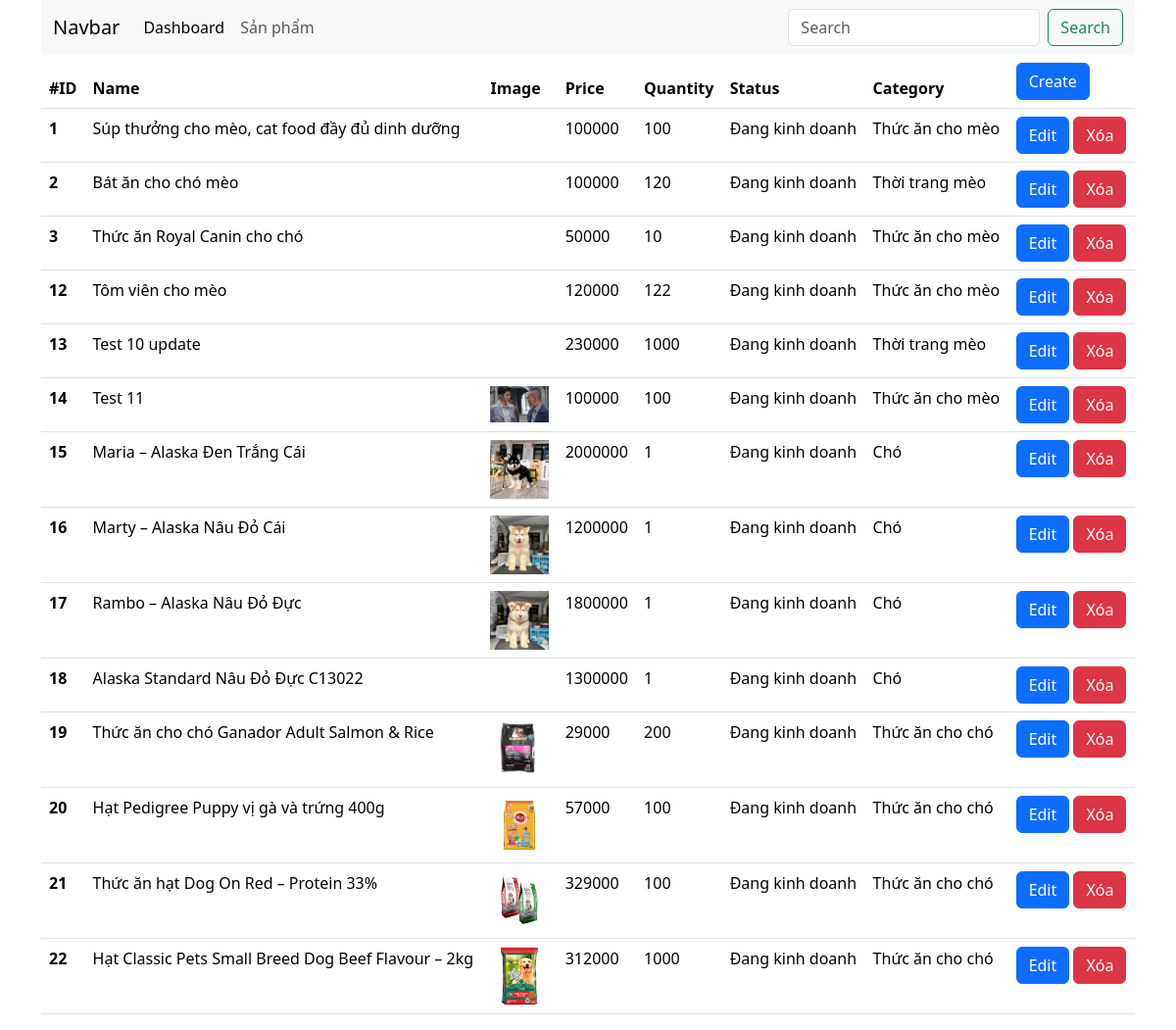
The page /admin/?ctl=listsp on the database its author committed.
### tables this page shows
CREATE TABLE `products` (
  `id` int NOT NULL,
  `name` varchar(255) NOT NULL,
  `image` varchar(255) NOT NULL,
  `price` bigint NOT NULL,
  `quantity` int NOT NULL,
  `description` text NOT NULL,
  `status` tinyint(1) NOT NULL DEFAULT '1',
  `category_id` int NOT NULL
);

CREATE TABLE `categories` (
  `id` int NOT NULL,
  `cate_name` varchar(255) NOT NULL,
  `type` tinyint(1) NOT NULL,
  `soft_delete` tinyint(1) NOT NULL DEFAULT '0'
);

### common/function.php (called while the page is built, shortened)
<?php
function view($path_view, $data = [])
{
    extract($data);
    $path_view = str_replace(".", "/", $path_view);
    include_once ROOT_DIR . "views/$path_view.php";
}

### controllers/admin/AdminProductController.php (called while the page is built, shortened)
<?php
class AdminProductController
{
    public function index()
    {
        $products = (new Product)->all();
        return view("admin.products.list", compact('products', 'message'));
    }
}

### admin/index.php (called while the page is built, shortened)
<?php
require_once __DIR__ . "/../common/function.php";
require_once __DIR__ . "/../models/BaseModel.php";
require_once __DIR__ . "/../models/Product.php";
require_once __DIR__ . "/../controllers/admin/AdminProductController.php";
$ctl = $_GET['ctl'] ?? "";
match ($ctl) {
    '' => view("admin.dashboard"),
    'listsp' => (new AdminProductController)->index(),
    'addsp' => (new AdminProductController)->create(),
    'storesp' => (new AdminProductController)->store(),
    'editsp' => (new AdminProductController)->edit(),
    'updatesp' => (new AdminProductController)->update(),
    'deletesp' => (new AdminProductController)->delete(),
    default => view('errors.404'),
};

### models/BaseModel.php (called while the page is built, shortened)
<?php
class BaseModel
{
    public function __construct()
    {
        try {
            $this->conn = new PDO("mysql:host=localhost; dbname=da1wd19301; charset=utf8; port=3306", "root", "");
        } catch (PDOException $e) {
            echo "Lỗi kết nối CSDL: " . $e->getMessage();
        }
    }
}

### models/Product.php (called while the page is built, shortened)
<?php
class Product extends BaseModel
{
    public function all()
    {
        $sql = "SELECT p.*, c.cate_name FROM products p JOIN categories c ON p.category_id=c.id";
        $stmt = $this->conn->prepare($sql);
        $stmt->execute();
        return $stmt->fetchAll(PDO::FETCH_ASSOC);
    }
}

### views/admin/products/list.php (the view, shortened to what this page needs)
<?php include_once ROOT_DIR . "views/admin/header.php" ?>
<div>
    <table class="table">
        <thead>
            <tr>
                <th scope="col">#ID</th>
                <th scope="col">Name</th>
                <th scope="col">Image</th>
                <th scope="col">Price</th>
                <th scope="col">Quantity</th>
                <th scope="col">Status</th>
                <th scope="col">Category</th>
                <th>
                    <a href="<?= ADMIN_URL . "?ctl=addsp" ?>" class="btn btn-primary">Create</a>
                </th>
            </tr>
        </thead>
        <tbody>
            <?php foreach ($products as $pro) : ?>
                <tr>
                    <th scope="row"><?= $pro['id'] ?></th>
                    <td><?= $pro['name'] ?></td>
                    <td>
                        <img src="<?= ROOT_URL . $pro['image'] ?>" width="60" alt="">
                    </td>
                    <td><?= $pro['price'] ?></td>
                    <td><?= $pro['quantity'] ?></td>
                    <td><?= $pro['status'] ? 'Đang kinh doanh' : 'Ngừng kinh doanh' ?></td>
                    <td><?= $pro['cate_name'] ?></td>
                    <td>
                        <a href="<?= ADMIN_URL . '?ctl=editsp&id=' . $pro['id'] ?>" class="btn btn-primary">Edit</a>
                        <a href="<?= ADMIN_URL . '?ctl=deletesp&id=' . $pro['id'] ?>" class="btn btn-danger" onclick="return confirm('Bạn có muốn xóa không?')">Xóa</a>
                    </td>
                </tr>
            <?php endforeach ?>
        </tbody>
    </table>
</div>
<?php include_once ROOT_DIR . "views/admin/footer.php" ?>

### views/admin/header.php (shortened to what this page needs)
<!DOCTYPE html>
<html lang="en">
<head>
    <link rel="stylesheet" href="https://cdn.jsdelivr.net/npm/bootstrap@5.3.3/dist/css/bootstrap.min.css">
</head>
<body>
    <div class="container">
        <nav class="navbar navbar-expand-lg bg-body-tertiary">
            <div class="container-fluid">
                <a class="navbar-brand" href="#">Navbar</a>
                <div class="collapse navbar-collapse" id="navbarSupportedContent">
                    <ul class="navbar-nav me-auto mb-2 mb-lg-0">
                        <li class="nav-item">
                            <a class="nav-link active" aria-current="page" href="<?= ADMIN_URL ?>">Dashboard</a>
                        </li>
                        <li class="nav-item">
                            <a class="nav-link" href="<?= ADMIN_URL . '?ctl=listsp' ?>">Sản phẩm</a>
                        </li>
                    </ul>
                    <form class="d-flex" role="search">
                        <input class="form-control me-2" type="search" placeholder="Search" aria-label="Search">
                        <button class="btn btn-outline-success" type="submit">Search</button>
                    </form>
                </div>
            </div>
        </nav>

### views/admin/footer.php
</div>
</body>
</html>

### rows shown on the page
products: id "1", name "Súp thưởng cho mèo, cat food đầy đủ dinh dưỡng", price "100000", quantity "100", status "Đang kinh doanh", category.cate_name "Thức ăn cho mèo"
products: id "2", name "Bát ăn cho chó mèo", price "100000", quantity "120", status "Đang kinh doanh", category.cate_name "Thời trang mèo"
products: id "3", name "Thức ăn Royal Canin cho chó", price "50000", quantity "10", status "Đang kinh doanh", category.cate_name "Thức ăn cho mèo"
products: id "12", name "Tôm viên cho mèo", price "120000", quantity "122", status "Đang kinh doanh", category.cate_name "Thức ăn cho mèo"
products: id "13", name "Test 10 update", price "230000", quantity "1000", status "Đang kinh doanh", category.cate_name "Thời trang mèo"
products: id "14", name "Test 11", image (picture), price "100000", quantity "100", status "Đang kinh doanh", category.cate_name "Thức ăn cho mèo"
products: id "15", name "Maria – Alaska Đen Trắng Cái", image (picture), price "2000000", quantity "1", status "Đang kinh doanh", category.cate_name "Chó"
products: id "16", name "Marty – Alaska Nâu Đỏ Cái", image (picture), price "1200000", quantity "1", status "Đang kinh doanh", category.cate_name "Chó"
products: id "17", name "Rambo – Alaska Nâu Đỏ Đực", image (picture), price "1800000", quantity "1", status "Đang kinh doanh", category.cate_name "Chó"
products: id "18", name "Alaska Standard Nâu Đỏ Đực C13022", price "1300000", quantity "1", status "Đang kinh doanh", category.cate_name "Chó"
products: id "19", name "Thức ăn cho chó Ganador Adult Salmon & Rice", image (picture), price "29000", quantity "200", status "Đang kinh doanh", category.cate_name "Thức ăn cho chó"
products: id "20", name "Hạt Pedigree Puppy vị gà và trứng 400g", image (picture), price "57000", quantity "100", status "Đang kinh doanh", category.cate_name "Thức ăn cho chó"
products: id "21", name "Thức ăn hạt Dog On Red – Protein 33%", image (picture), price "329000", quantity "100", status "Đang kinh doanh", category.cate_name "Thức ăn cho chó"
products: id "22", name "Hạt Classic Pets Small Breed Dog Beef Flavour – 2kg", image (picture), price "312000", quantity "1000", status "Đang kinh doanh", category.cate_name "Thức ăn cho chó"
